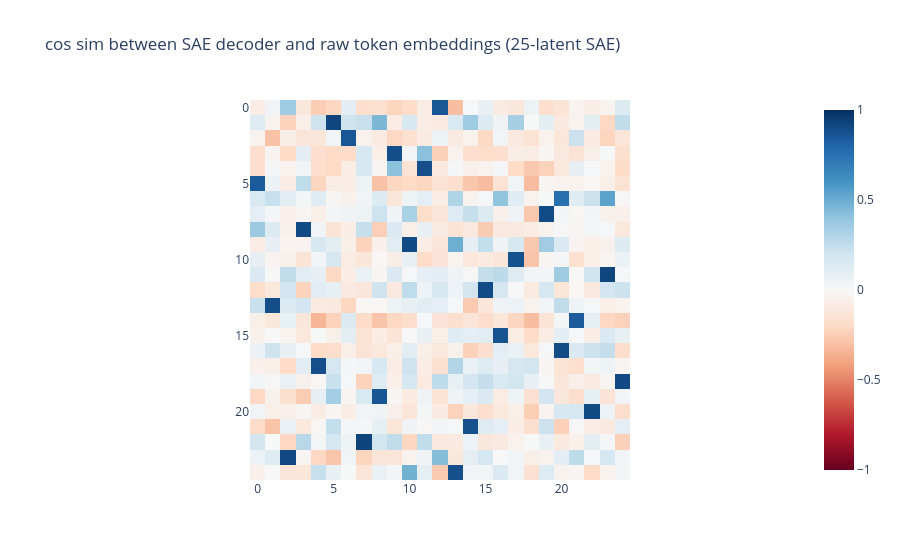

Source (notebook cell):
### Code cell
sims = cos_sims(sae_25.W_dec.T, toy_model(token_feats).T)
fig = px.imshow(
    sims.detach().cpu().numpy(),
    color_continuous_scale="rdbu",
    zmin=-1,
    zmax=1,
    title="cos sim between SAE decoder and raw token embeddings (25-latent SAE)",
)
fig.show()

### Figure 1 — Plotly figure (JSON) as saved in the notebook; plotly's stock layout.template omitted (floating-point values rounded to 4 significant figures; data arrays with more than 128 entries replaced by an {"elided": "..."} marker saying what was removed)
{"data": [{"coloraxis": "coloraxis", "hovertemplate": "x: %{x}<br>y: %{y}<br>color: %{z}<extra></extra>", "name": "0", "type": "heatmap", "xaxis": "x", "yaxis": "y", "z": {"elided": "25x25 float values"}}], "layout": {"coloraxis": {"cmax": 1, "cmin": -1, "colorscale": [[0, "rgb(103,0,31)"], [0.1, "rgb(178,24,43)"], [0.2, "rgb(214,96,77)"], [0.3, "rgb(244,165,130)"], [0.4, "rgb(253,219,199)"], [0.5, "rgb(247,247,247)"], [0.6, "rgb(209,229,240)"], [0.7, "rgb(146,197,222)"], [0.8, "rgb(67,147,195)"], [0.9, "rgb(33,102,172)"], [1, "rgb(5,48,97)"]]}, "title": {"text": "cos sim between SAE decoder and raw token embeddings (25-latent SAE)"}, "xaxis": {"anchor": "y", "constrain": "domain", "domain": [0, 1], "scaleanchor": "y"}, "yaxis": {"anchor": "x", "autorange": "reversed", "constrain": "domain", "domain": [0, 1]}}}
